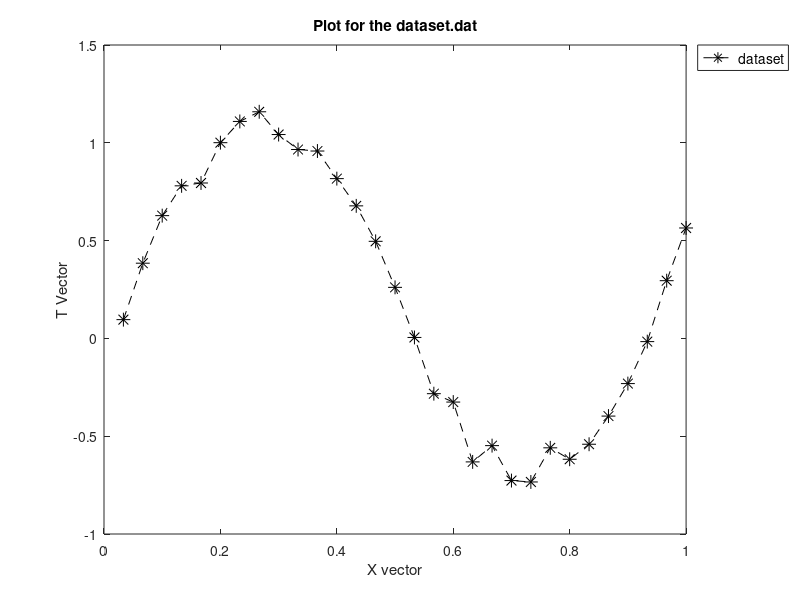

The MATLAB source for this figure:

% this script  plots your dataset.dat



%loading your train data and storing in vectors.
data=load('./data/dataset.dat');
X = data(:,1);
T = data(:,2);

%plotting your train.dat
plot(X,T,"--*k","markersize", 10);
title ('Plot for the dataset.dat');
h = legend ('dataset');
legend (h, 'location', 'northeastoutside');
set (h, 'fontsize', 10);
xlabel('X vector');
ylabel('T Vector');
